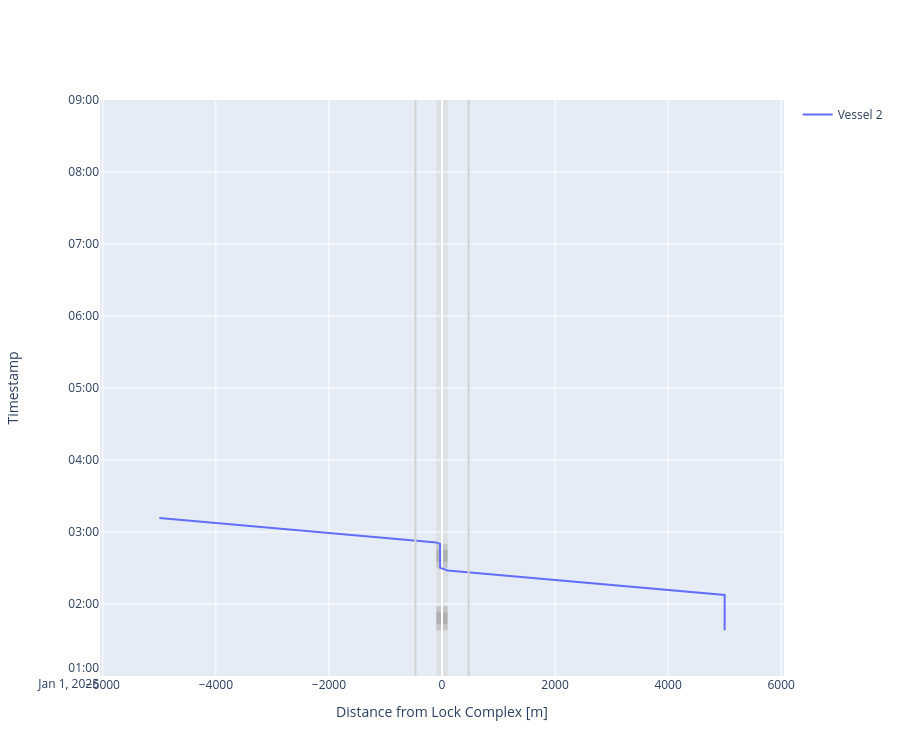

Source (notebook cell):
### Markdown cell above
#### Time-distance diagram of vessels passing the lock and planning info

### Code cell
def cm_to_pixels(cm):
    return cm * 37.8 # Set figure height to 10 cmfig.update_layout(height=cm_to_pixels(10))

# We can plot the time-distance diagram
fig = lock_chamber_I.plot(xlimmin = -6050, 
                          xlimmax = 6050,
                          ylimmin = pd.Timestamp('2025-01-01 01:00:00'),
                          ylimmax = pd.Timestamp('2025-01-01 09:00:00'),
                          method='Plotly')

fig.update_layout(height=cm_to_pixels(20))

### Figure 1 — Plotly figure (JSON) as saved in the notebook; plotly's stock layout.template omitted (floating-point values rounded to 4 significant figures)
{"data": [{"mode": "lines", "name": "Vessel 2", "type": "scatter", "x": [5000.0, 5000.0, 5000.0, 5000.0, 100.0, 100.0, -32.5, -32.5, -32.5, -32.5, -32.5, -32.5, -32.5, -32.5, -100.0, -100.0, -5000.0, -5000.0], "xaxis": "x", "y": ["2025-01-01T01:38:04.354414", "2025-01-01T01:38:04.354414", "2025-01-01T02:07:33.934940", "2025-01-01T02:07:33.934940", "2025-01-01T02:27:58.934940", "2025-01-01T02:27:58.934940", "2025-01-01T02:30:07.714638", "2025-01-01T02:30:07.714638", "2025-01-01T02:35:07.714638", "2025-01-01T02:35:07.714638", "2025-01-01T02:45:07.714638", "2025-01-01T02:45:07.714638", "2025-01-01T02:50:07.714638", "2025-01-01T02:50:07.714638", "2025-01-01T02:51:13.319389", "2025-01-01T02:51:13.319389", "2025-01-01T03:11:38.319389", "2025-01-01T03:11:38.319389"], "yaxis": "y"}], "layout": {"height": 756, "shapes": [{"fillcolor": "lightgrey", "layer": "below", "line": {"width": 0}, "name": "Lock Geometry", "opacity": 0.5, "type": "rect", "x0": -100, "x1": 100, "y0": "2025-01-01T01:00:00", "y1": "2025-01-01T09:00:00"}, {"fillcolor": "darkgrey", "layer": "below", "line": {"width": 0}, "name": "Lock gate closing", "opacity": 0.5, "type": "rect", "x0": -100, "x1": 100, "xref": "x", "y0": "2025-01-01T01:38:04.354414", "y1": "2025-01-01T01:43:04.354414", "yref": "y"}, {"fillcolor": "grey", "layer": "below", "line": {"width": 0}, "name": "Lock levelling", "opacity": 0.5, "type": "rect", "x0": -100, "x1": 100, "xref": "x", "y0": "2025-01-01T01:43:04.354414", "y1": "2025-01-01T01:53:04.354414", "yref": "y"}, {"fillcolor": "darkgrey", "layer": "below", "line": {"width": 0}, "name": "Lock gate opening", "opacity": 0.5, "type": "rect", "x0": -100, "x1": 100, "xref": "x", "y0": "2025-01-01T01:53:04.354414", "y1": "2025-01-01T01:58:04.354414", "yref": "y"}, {"fillcolor": "darkgrey", "layer": "below", "line": {"width": 0}, "name": "Lock gate closing", "opacity": 0.5, "type": "rect", "x0": -100, "x1": 100, "xref": "x", "y0": "2025-01-01T02:30:07.714638", "y1": "2025-01-01T02:35:07.714638", "yref": "y"}, {"fillcolor": "grey", "layer": "below", "line": {"width": 0}, "name": "Lock levelling", "opacity": 0.5, "type": "rect", "x0": -100, "x1": 100, "xref": "x", "y0": "2025-01-01T02:35:07.714638", "y1": "2025-01-01T02:45:07.714638", "yref": "y"}, {"fillcolor": "darkgrey", "layer": "below", "line": {"width": 0}, "name": "Lock gate opening", "opacity": 0.5, "type": "rect", "x0": -100, "x1": 100, "xref": "x", "y0": "2025-01-01T02:45:07.714638", "y1": "2025-01-01T02:50:07.714638", "yref": "y"}, {"line": {"color": "lightgrey"}, "type": "line", "x0": -470, "x1": -470, "xref": "x", "y0": 0, "y1": 1, "yref": "y domain"}, {"line": {"color": "lightgrey"}, "type": "line", "x0": 470, "x1": 470, "xref": "x", "y0": 0, "y1": 1, "yref": "y domain"}], "showlegend": true, "xaxis": {"anchor": "y", "domain": [0, 1], "range": [-6050, 6050], "title": {"text": "Distance from Lock Complex [m]"}}, "yaxis": {"anchor": "x", "domain": [0, 1], "range": ["2025-01-01T01:00:00", "2025-01-01T09:00:00"], "title": {"text": "Timestamp"}}}}
